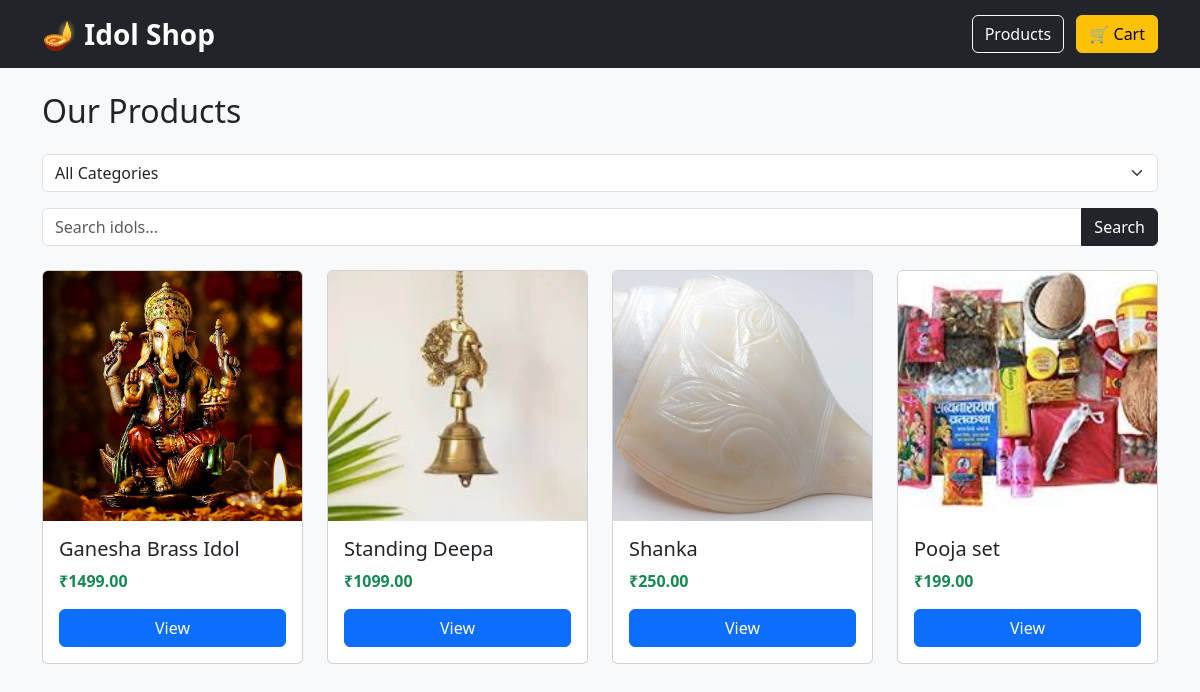
Screenshot of /products/ with the database file from the repository.
### products/models.py (models this page shows, shortened)
class Product(models.Model):
    name = models.CharField(max_length=200)
    slug = models.SlugField(max_length=200, unique=True)
    category = models.ForeignKey(Category, on_delete=models.SET_NULL, null=True, related_name="products")
    description = models.TextField(blank=True)
    price = models.DecimalField(max_digits=10, decimal_places=2)
    stock = models.PositiveIntegerField(default=0)
    is_active = models.BooleanField(default=True)
    created_at = models.DateTimeField(auto_now_add=True)

class ProductImage(models.Model):
    product = models.ForeignKey(Product, on_delete=models.CASCADE, related_name="images")
    image = models.ImageField(upload_to="products/")
    is_primary = models.BooleanField(default=False)

### products/views.py (the view)
# urls.py: path("", views.product_list, name="product_list"),
def product_list(request):
    query = request.GET.get("q")
    category = request.GET.get("category")
    products = Product.objects.filter(is_active=True)
    categories = Category.objects.all()
    if query:
        products = products.filter(
            Q(name__icontains=query) |
            Q(description__icontains=query)
        )
    if category:
        products = products.filter(category__id=category)
    return render(request, "products/product_list.html", {
        "products": products,
        "categories": categories,
        "query": query,
        "selected_category": category,
    })

### products/templates/products/product_list.html (shortened to what this page needs)
{% extends "base.html" %}
{% block content %}
<h2 class="mb-4">Our Products</h2>
<form method="get" class="mb-3">
    <select name="category" class="form-select" onchange="this.form.submit()">
        <option value="">All Categories</option>
    </select>
</form>
<form method="get" class="mb-4">
    <div class="input-group">
        <input
            type="text"
            name="q"
            class="form-control"
            placeholder="Search idols..."
            value="{{ query|default:'' }}"
        >
        <button class="btn btn-dark">
            Search
        </button>
    </div>
</form>
<div class="row">
{% for product in products %}
<div class="col-md-3 mb-4">
    <div class="card h-100">
        {% if product.images.first %}
            <img src="{{ product.images.first.image.url }}" class="card-img-top product-img">
        {% endif %}
        <div class="card-body">
            <h5>{{ product.name }}</h5>
            <p class="text-success fw-bold">
                ₹{{ product.price }}
            </p>
            <a href="{% url 'products:product_detail' product.slug %}" class="btn btn-primary w-100">
                View
            </a>
        </div>
    </div>
</div>
{% empty %}
<p>No products found.</p>
{% endfor %}
</div>
{% endblock %}

### templates/base.html (style rules this page uses)
body { background:#f8f9fa; }
.card { transition:.3s; }
.product-img { height:250px; object-fit:cover; }

### rows the page displays
Product: images.first.image (picture), name "Ganesha Brass Idol", price "1499.00"
Product: images.first.image (picture), name "Standing Deepa", price "1099.00"
Product: images.first.image (picture), name "Shanka", price "250.00"
Product: images.first.image (picture), name "Pooja set", price "199.00"
